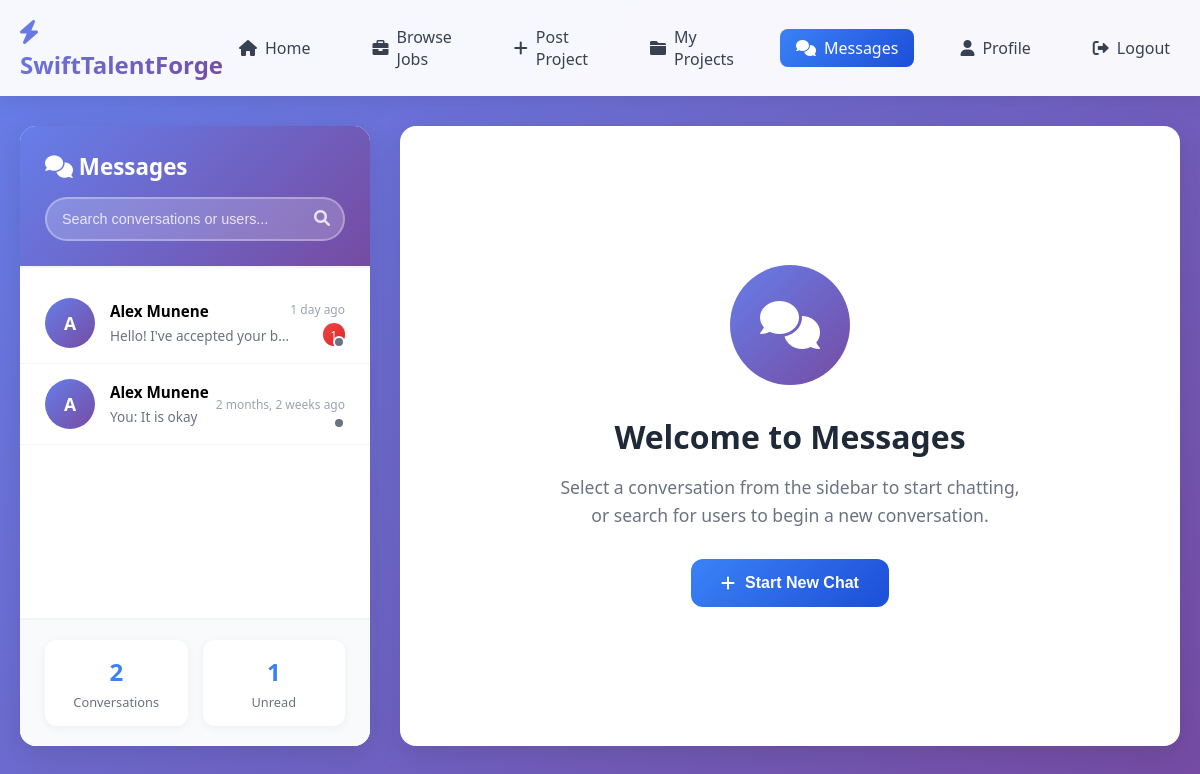
/messages/ (signed in), run on the app's committed database.
### Portal/models.py (models this page shows, shortened)
class Conversation(models.Model):
    id = models.UUIDField(primary_key=True, default=uuid.uuid4, editable=False)
    participants = models.ManyToManyField(User, related_name='conversations')
    project = models.ForeignKey(Project, on_delete=models.SET_NULL, null=True, blank=True, related_name='conversations')
    created_at = models.DateTimeField(auto_now_add=True)
    updated_at = models.DateTimeField(auto_now=True)
    is_archived = models.BooleanField(default=False)
    class Meta:
        ordering = ['-updated_at']
    def get_other_participant(self, user):
        participants = self.participants.exclude(id=user.id)
        return participants.first() if participants.exists() else None
    def get_last_message(self):
        return self.messages.order_by('-timestamp').first()
    def get_unread_count(self, user):
        return self.messages.filter(is_read=False).exclude(sender=user).count()

class Message(models.Model):
    MESSAGE_TYPES = [
        ('text', 'Text'),
        ('file', 'File'),
        ('image', 'Image'),
        ('system', 'System'),
    ]
    id = models.UUIDField(primary_key=True, default=uuid.uuid4, editable=False)
    conversation = models.ForeignKey(Conversation, on_delete=models.CASCADE, related_name='messages')
    sender = models.ForeignKey(User, on_delete=models.CASCADE, related_name='sent_messages')
    content = models.TextField()
    message_type = models.CharField(max_length=20, choices=MESSAGE_TYPES, default='text')
    timestamp = models.DateTimeField(auto_now_add=True)
    is_read = models.BooleanField(default=False)
    read_at = models.DateTimeField(null=True, blank=True)
    is_edited = models.BooleanField(default=False)
    edited_at = models.DateTimeField(null=True, blank=True)
    class Meta:
        ordering = ['timestamp']

### Portal/message_views.py (the view)
# urls.py: path('messages/', message_views.messages_dashboard, name='messages'),
@login_required
def messages_dashboard(request):
    try:
        conversations = Conversation.objects.filter(
            participants=request.user
        ).select_related().prefetch_related('participants', 'messages')
        conversation_data = []
        for conv in conversations:
            other_participant = conv.get_other_participant(request.user)
            if other_participant:
                last_message = conv.get_last_message()
                unread_count = conv.get_unread_count(request.user)
                conversation_data.append({
                    'conversation': conv,
                    'other_participant': other_participant,
                    'last_message': last_message,
                    'unread_count': unread_count,
                })
        conversation_data.sort(key=lambda x: x['conversation'].updated_at, reverse=True)
        paginator = Paginator(conversation_data, 20)
        page_number = request.GET.get('page')
        conversations_page = paginator.get_page(page_number)
        total_unread = sum(item['unread_count'] for item in conversation_data)
        update_user_presence(request.user)
        context = {
            'conversations': conversations_page,
            'total_unread': total_unread,
            'total_conversations': len(conversation_data),
            'user': request.user,
        }
        return render(request, 'messages/dashboard.html', context)
    except Exception as e:
        context = {
            'conversations': [],
            'total_unread': 0,
            'total_conversations': 0,
            'user': request.user,
            'error_message': f"Messaging system loading... {str(e)}"
        }
        return render(request, 'messages/dashboard.html', context)

### Portal/message_views.py (called while the page is built)
def update_user_presence(user):
    try:
        presence, created = UserPresence.objects.get_or_create(user=user)
        presence.is_online = True
        presence.last_activity = timezone.now()
        presence.last_seen = timezone.now()
        presence.save()
    except Exception as e:
        pass

### Portal/templates/messages/dashboard.html (shortened to what this page needs)
{% load static %}
<!DOCTYPE html>
<html lang="en">
<head>
    <link href="https://cdnjs.cloudflare.com/ajax/libs/font-awesome/6.0.0/css/all.min.css" rel="stylesheet">
</head>
<body>
    <nav class="navbar">
        <div class="nav-container">
            <a href="{% url 'Portal:home' %}" class="logo">
                <i class="fas fa-bolt"></i>
                SwiftTalentForge
            </a>
            <div class="nav-links">
                <a href="{% url 'Portal:home' %}" class="nav-link">
                    <i class="fas fa-home"></i>
                    Home
                </a>
                <a href="{% url 'Portal:browse_jobs' %}" class="nav-link">
                    <i class="fas fa-briefcase"></i>
                    Browse Jobs
                </a>
                <a href="{% url 'Portal:post_project' %}" class="nav-link">
                    <i class="fas fa-plus"></i>
                    Post Project
                </a>
                <a href="{% url 'Portal:myprojects' %}" class="nav-link">
                    <i class="fas fa-folder"></i>
                    My Projects
                </a>
                <a href="{% url 'Portal:messages' %}" class="nav-link active">
                    <i class="fas fa-comments"></i>
                    Messages
                </a>
                <a href="{% url 'Portal:profile' request.user.username %}" class="nav-link">
                    <i class="fas fa-user"></i>
                    Profile
                </a>
                <a href="{% url 'Portal:logout' %}" class="nav-link">
                    <i class="fas fa-sign-out-alt"></i>
                    Logout
                </a>
            </div>
        </div>
    </nav>
    <div class="container">
        <div class="conversations-sidebar">
            <div class="sidebar-header">
                <h2 class="sidebar-title">
                    <i class="fas fa-comments"></i>
                    Messages
                </h2>
                <div class="search-container">
                    <input type="text" id="search-input" class="search-input" placeholder="Search conversations or users...">
                    <button class="search-btn" id="search-btn">
                        <i class="fas fa-search"></i>
                    </button>
                </div>
            </div>
            <div class="conversations-list" id="conversations-list">
                {% if conversations %}
                    {% for conversation_data in conversations %}
                        <div class="conversation-item" data-conversation-id="{{ conversation_data.conversation.id }}" onclick="openConversation('{{ conversation_data.conversation.id }}')">
                            <div class="avatar">
                                {{ conversation_data.other_participant.first_name|first|default:conversation_data.other_participant.username|first|upper }}
                            </div>
                            <div class="conversation-details">
                                <div class="participant-name">
                                    {{ conversation_data.other_participant.first_name }} {{ conversation_data.other_participant.last_name|default:conversation_data.other_participant.username }}
                                </div>
                                <div class="last-message">
                                    {% if conversation_data.last_message %}
                                        {% if conversation_data.last_message.sender == request.user %}You: {% endif %}
                                        {{ conversation_data.last_message.content|truncatechars:40 }}
                                    {% else %}
                                        No messages yet
                                    {% endif %}
                                </div>
                            </div>
                            <div class="conversation-meta">
                                <div class="message-time">
                                    {% if conversation_data.last_message %}
                                        {{ conversation_data.last_message.timestamp|timesince }} ago
                                    {% endif %}
                                </div>
                                {% if conversation_data.unread_count > 0 %}
                                    <div class="unread-badge">{{ conversation_data.unread_count }}</div>
                                {% endif %}
                            </div>
                            <div class="online-indicator" id="status-{{ conversation_data.other_participant.id }}"></div>
                        </div>
                    {% endfor %}
                {% endif %}
            </div>
            <div class="stats-container">
                <div class="stats-grid">
                    <div class="stat-card">
                        <div class="stat-number" id="total-conversations">{{ total_conversations }}</div>
                        <div class="stat-label">Conversations</div>
                    </div>
                    <div class="stat-card">
                        <div class="stat-number" id="unread-count">{{ total_unread }}</div>
                        <div class="stat-label">Unread</div>
                    </div>
                </div>
            </div>
        </div>
        <div class="main-content">
            <div class="welcome-icon">
                <i class="fas fa-comments"></i>
            </div>
            <h1 class="welcome-title">Welcome to Messages</h1>
            <p class="welcome-subtitle">
                Select a conversation from the sidebar to start chatting,<br>
                or search for users to begin a new conversation.
            </p>
            <button class="start-chat-btn" onclick="focusSearch()">
                <i class="fas fa-plus"></i>
                Start New Chat
            </button>
        </div>
    </div>
</body>
</html>

### data on the page
Conversation: other_participant.first_name|first "A", other_participant.first_name "Alex", other_participant.last_name "Munene", last_message.content "Hello! I've accepted your b…", last_message.timestamp "1 day", unread_count "1"
Conversation: other_participant.first_name|first "A", other_participant.first_name "Alex", other_participant.last_name "Munene", shows "You:", last_message.content "It is okay", last_message.timestamp "2 months, 2 weeks"

### other printed values
{{ total_conversations }} "2"
{{ total_unread }} "1"
